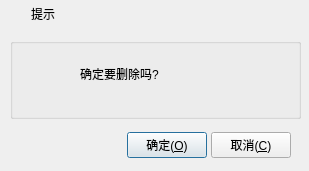
<?xml version="1.0" encoding="UTF-8"?>
<ui version="4.0">
 <class>frmMessageBox</class>
 <widget class="QDialog" name="frmMessageBox">
  <property name="geometry">
   <rect>
    <x>0</x>
    <y>0</y>
    <width>309</width>
    <height>171</height>
   </rect>
  </property>
  <property name="windowTitle">
   <string>提示</string>
  </property>
  <layout class="QVBoxLayout" name="verticalLayout">
   <property name="spacing">
    <number>0</number>
   </property>
   <property name="margin">
    <number>0</number>
   </property>
   <item>
    <widget class="QWidget" name="widget_title" native="true">
     <property name="sizePolicy">
      <sizepolicy hsizetype="Preferred" vsizetype="Fixed">
       <horstretch>0</horstretch>
       <verstretch>0</verstretch>
      </sizepolicy>
     </property>
     <property name="minimumSize">
      <size>
       <width>100</width>
       <height>28</height>
      </size>
     </property>
     <layout class="QHBoxLayout" name="horizontalLayout_2">
      <property name="spacing">
       <number>0</number>
      </property>
      <property name="margin">
       <number>0</number>
      </property>
      <item>
       <widget class="QLabel" name="lab_Ico">
        <property name="sizePolicy">
         <sizepolicy hsizetype="Minimum" vsizetype="Preferred">
          <horstretch>0</horstretch>
          <verstretch>0</verstretch>
         </sizepolicy>
        </property>
        <property name="minimumSize">
         <size>
          <width>31</width>
          <height>0</height>
         </size>
        </property>
        <property name="text">
         <string/>
        </property>
        <property name="alignment">
         <set>Qt::AlignCenter</set>
        </property>
       </widget>
      </item>
      <item>
       <widget class="QLabel" name="lab_Title">
        <property name="sizePolicy">
         <sizepolicy hsizetype="Expanding" vsizetype="Preferred">
          <horstretch>0</horstretch>
          <verstretch>0</verstretch>
         </sizepolicy>
        </property>
        <property name="styleSheet">
         <string notr="true">font: 10pt &quot;微软雅黑&quot;;</string>
        </property>
        <property name="text">
         <string>提示</string>
        </property>
        <property name="alignment">
         <set>Qt::AlignLeading|Qt::AlignLeft|Qt::AlignVCenter</set>
        </property>
       </widget>
      </item>
      <item>
       <widget class="QWidget" name="widget_menu" native="true">
        <property name="sizePolicy">
         <sizepolicy hsizetype="Minimum" vsizetype="Preferred">
          <horstretch>0</horstretch>
          <verstretch>0</verstretch>
         </sizepolicy>
        </property>
        <layout class="QHBoxLayout" name="horizontalLayout">
         <property name="spacing">
          <number>0</number>
         </property>
         <property name="margin">
          <number>0</number>
         </property>
         <item>
          <widget class="QPushButton" name="btnMenu_Close">
           <property name="sizePolicy">
            <sizepolicy hsizetype="Minimum" vsizetype="Expanding">
             <horstretch>0</horstretch>
             <verstretch>0</verstretch>
            </sizepolicy>
           </property>
           <property name="minimumSize">
            <size>
             <width>40</width>
             <height>0</height>
            </size>
           </property>
           <property name="cursor">
            <cursorShape>ArrowCursor</cursorShape>
           </property>
           <property name="focusPolicy">
            <enum>Qt::NoFocus</enum>
           </property>
           <property name="toolTip">
            <string>关闭</string>
           </property>
           <property name="text">
            <string/>
           </property>
           <property name="flat">
            <bool>true</bool>
           </property>
          </widget>
         </item>
        </layout>
       </widget>
      </item>
     </layout>
    </widget>
   </item>
   <item>
    <widget class="QWidget" name="widget_main" native="true">
     <property name="styleSheet">
      <string notr="true">font: 11pt &quot;微软雅黑&quot;;</string>
     </property>
     <widget class="QGroupBox" name="groupBox">
      <property name="geometry">
       <rect>
        <x>10</x>
        <y>10</y>
        <width>291</width>
        <height>81</height>
       </rect>
      </property>
      <property name="title">
       <string/>
      </property>
      <widget class="QLabel" name="labIcoMain">
       <property name="geometry">
        <rect>
         <x>10</x>
         <y>10</y>
         <width>45</width>
         <height>45</height>
        </rect>
       </property>
       <property name="styleSheet">
        <string notr="true">border-image: url(:/image/info.png);</string>
       </property>
       <property name="text">
        <string/>
       </property>
      </widget>
      <widget class="QLabel" name="labInfo">
       <property name="geometry">
        <rect>
         <x>70</x>
         <y>10</y>
         <width>211</width>
         <height>51</height>
        </rect>
       </property>
       <property name="text">
        <string>确定要删除吗?</string>
       </property>
       <property name="scaledContents">
        <bool>false</bool>
       </property>
       <property name="wordWrap">
        <bool>true</bool>
       </property>
      </widget>
     </widget>
     <widget class="QWidget" name="layoutWidget">
      <property name="geometry">
       <rect>
        <x>20</x>
        <y>100</y>
        <width>271</width>
        <height>34</height>
       </rect>
      </property>
      <layout class="QHBoxLayout" name="horizontalLayout_3">
       <property name="spacing">
        <number>4</number>
       </property>
       <item>
        <spacer name="horizontalSpacer">
         <property name="orientation">
          <enum>Qt::Horizontal</enum>
         </property>
         <property name="sizeHint" stdset="0">
          <size>
           <width>40</width>
           <height>20</height>
          </size>
         </property>
        </spacer>
       </item>
       <item>
        <widget class="QPushButton" name="btnOk">
         <property name="sizePolicy">
          <sizepolicy hsizetype="Maximum" vsizetype="Maximum">
           <horstretch>0</horstretch>
           <verstretch>0</verstretch>
          </sizepolicy>
         </property>
         <property name="cursor">
          <cursorShape>PointingHandCursor</cursorShape>
         </property>
         <property name="focusPolicy">
          <enum>Qt::StrongFocus</enum>
         </property>
         <property name="styleSheet">
          <string notr="true"/>
         </property>
         <property name="text">
          <string>确定(&amp;O)</string>
         </property>
         <property name="icon">
          <iconset resource="../image.qrc">
           <normaloff>:/image/update.png</normaloff>:/image/update.png</iconset>
         </property>
         <property name="iconSize">
          <size>
           <width>20</width>
           <height>20</height>
          </size>
         </property>
        </widget>
       </item>
       <item>
        <widget class="QPushButton" name="btnCancel">
         <property name="sizePolicy">
          <sizepolicy hsizetype="Maximum" vsizetype="Maximum">
           <horstretch>0</horstretch>
           <verstretch>0</verstretch>
          </sizepolicy>
         </property>
         <property name="cursor">
          <cursorShape>PointingHandCursor</cursorShape>
         </property>
         <property name="focusPolicy">
          <enum>Qt::StrongFocus</enum>
         </property>
         <property name="styleSheet">
          <string notr="true"/>
         </property>
         <property name="text">
          <string>取消(&amp;C)</string>
         </property>
         <property name="icon">
          <iconset resource="../image.qrc">
           <normaloff>:/image/delete.png</normaloff>:/image/delete.png</iconset>
         </property>
         <property name="iconSize">
          <size>
           <width>20</width>
           <height>20</height>
          </size>
         </property>
        </widget>
       </item>
      </layout>
     </widget>
    </widget>
   </item>
  </layout>
 </widget>
 <resources>
  <include location="../image.qrc"/>
 </resources>
 <connections/>
</ui>
